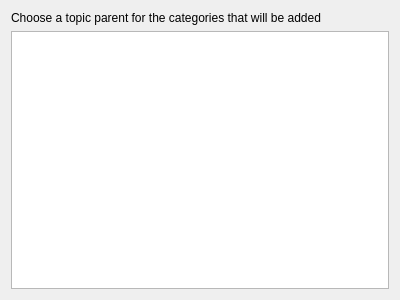
<?xml version="1.0" encoding="UTF-8"?>
<ui version="4.0">
 <class>QChooseList</class>
 <widget class="QWidget" name="QChooseList">
  <property name="geometry">
   <rect>
    <x>0</x>
    <y>0</y>
    <width>400</width>
    <height>300</height>
   </rect>
  </property>
  <property name="windowTitle">
   <string>Choose a list element</string>
  </property>
  <layout class="QVBoxLayout" name="verticalLayout">
   <item>
    <widget class="QLabel" name="Desc">
     <property name="text">
      <string>Choose a topic parent for the categories that will be added</string>
     </property>
     <property name="wordWrap">
      <bool>false</bool>
     </property>
    </widget>
   </item>
   <item>
    <widget class="QListWidget" name="List"/>
   </item>
  </layout>
 </widget>
 <resources/>
 <connections/>
</ui>
